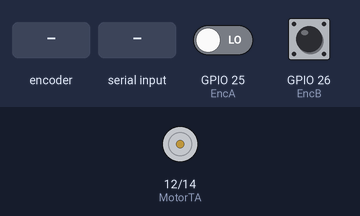
Bench run of a sketch on a simulated ESP32. On the bench: motor-driver pin pairs drawn as motors (green arrow = first pin HIGH = forward, orange = second pin HIGH = backward, longer = more drive, scaled by the enable pin). The test bench sets the inputs (shaded band); at power-on: GPIO 25 (EncA) LOW, GPIO 26 (EncB) HIGH. What the sketch prints to the serial monitor is not drawn.

Above: at 1.2 s.
1.3 s: rotary encoder on GPIO 25 (EncA) / GPIO 26 (EncB) turned 3 steps (first pin leading)
At 1.47 s:
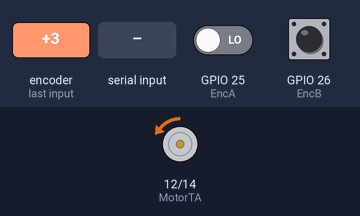
3.4 s: "90,45\n" received over Serial
At 4.6 s:
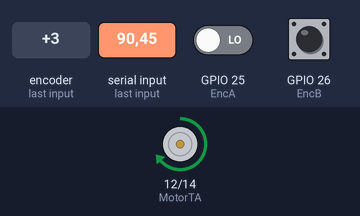
4.9 s: "30,150\n" received over Serial
At 6.0 s:
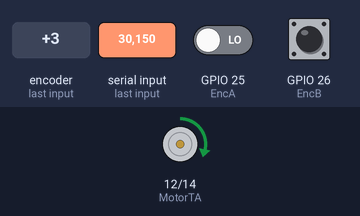
6.4 s: "200\n" received over Serial
At 7.1 s:
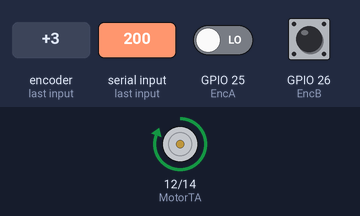
7.9 s: "90\n" received over Serial
At 8.2 s:
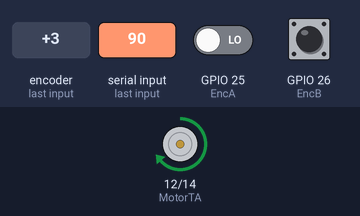
Timing chart, 0 to 10.4 s (numbered marks = the images above; inputs shaded):
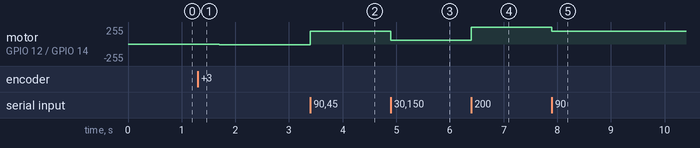

The sketch:

encoder_motor_1.ino
```cpp
#include <PIDController.h>

#define   MotorEN    13
#define   MotorTA    12
#define   MotorTB    14
#define   EncA       25
#define   EncB       26
#define   CountPerRev   810

PIDController pos_pid;
unsigned long currentMillis;
unsigned long previousArmMillis;
unsigned long previousMillis;

volatile long encoder_pos = 0;    // encoder 1


void setup() {
  Serial.begin(9600);
  pinMode(MotorEN, OUTPUT);
  pinMode(MotorTA, OUTPUT);
  pinMode(MotorTB, OUTPUT);
  pinMode(EncA, INPUT);
  pinMode(EncB, INPUT);
  attachInterrupt(digitalPinToInterrupt(EncA), doEncoderA, CHANGE);
  attachInterrupt(digitalPinToInterrupt(EncB), doEncoderB, CHANGE);

   // Initialize PID controller
  pos_pid.begin();
  pos_pid.tune(10, 0.0, 0.0); // Start with smaller PID values for fine-tuning
  pos_pid.limit(-255, 255);     // PID output range
  Serial.println("System Initialized. Enter degree (0-360) to move motor.");

}


void loop() {
  if (Serial.available() > 0) {
    String input = Serial.readStringUntil('\n'); // Read the input as a string
    int set_pos = input.toInt(); // Convert the string to an integer
    if (set_pos >= 0 && set_pos <= 360) {
      float mapped_set_pos = map(set_pos, 0, 360, 0, CountPerRev);
      pos_pid.setpoint((float)mapped_set_pos); // Set the PID target position
      // Serial.print("Set Position: ");
      // Serial.println(set_pos);
    } else {
      Serial.println("Invalid input! Enter a value between 0 and 360.");
    }
  }
  // Compute the PID output
  float pid_output = pos_pid.compute(encoder_pos);
  int motor_power = abs((int)pid_output); // Motor power should be positive

  // Determine motor direction and apply power
  if (pid_output > 0) {
    Clockwise(motor_power);
  } else if (pid_output < 0) {
    CounterClockwise(motor_power);
  } else {
    Stop();  // Stop the motor if the output is zero
  }

}

// ************ Motor Controls ****************
void Clockwise(int power){
  digitalWrite(MotorTA, HIGH);
  digitalWrite(MotorTB, LOW);
  analogWrite(MotorEN, power);
}

void CounterClockwise(int power){
  digitalWrite(MotorTA, LOW);
  digitalWrite(MotorTB, HIGH);
  analogWrite(MotorEN, power);
}

void Stop(){
  digitalWrite(MotorTA, LOW);
  digitalWrite(MotorTB, LOW);
  analogWrite(MotorEN, 0);
}


// ************** encoder 1 *******************
void doEncoderA(){

  // look for a low-to-high on channel A
  if (digitalRead(EncA) == HIGH) {
    // check channel B to see which way encoder is turning
    if (digitalRead(EncB) == LOW) {
      encoder_pos = encoder_pos + 1;         // CW
    }
    else {
      encoder_pos = encoder_pos - 1;         // CCW
    }
  }
  else   // must be a high-to-low edge on channel A
  {
    // check channel B to see which way encoder is turning
    if (digitalRead(EncB) == HIGH) {
      encoder_pos = encoder_pos + 1;          // CW
    }
    else {
      encoder_pos = encoder_pos - 1;          // CCW
    }
  }
}

void doEncoderB(){

  // look for a low-to-high on channel B
  if (digitalRead(EncB) == HIGH) {
   // check channel A to see which way encoder is turning
    if (digitalRead(EncA) == HIGH) {
      encoder_pos = encoder_pos + 1;         // CW
    }
    else {
      encoder_pos = encoder_pos - 1;         // CCW
    }
  }
  // Look for a high-to-low on channel B
  else {
    // check channel B to see which way encoder is turning
    if (digitalRead(EncA) == LOW) {
      encoder_pos = encoder_pos + 1;          // CW
    }
    else {
      encoder_pos = encoder_pos - 1;          // CCW
    }
  }
}
```

Measured:
- after the input at 1.3 s, motor on GPIO 12 (MotorTA) / GPIO 14 (MotorTB): moves from stopped to backward 11/255 over 0.45 s, starting at once
- after the input at 3.4 s, motor on GPIO 12 (MotorTA) / GPIO 14 (MotorTB): backward 11/255 → forward 191/255 at once
- after the input at 4.9 s, motor on GPIO 12 (MotorTA) / GPIO 14 (MotorTB): forward 191/255 → forward 56/255 at once
- after the input at 6.4 s, motor on GPIO 12 (MotorTA) / GPIO 14 (MotorTB): forward 56/255 → forward 255/255 at once
- after the input at 7.9 s, motor on GPIO 12 (MotorTA) / GPIO 14 (MotorTB): forward 255/255 → forward 191/255 at once
